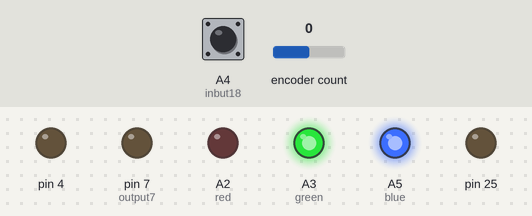
Simulated run of this sketch. Board: Teensy 4. On the bench: output pins drawn as LEDs (lit = HIGH). Inputs (shaded band) come from the test bench; at power-on: A4 (inbut18) HIGH, encoder count 0.

Above: at 1.2 s.
1.3 s: A4 (inbut18) pulled LOW for 0.15 s
At 1.7 s:
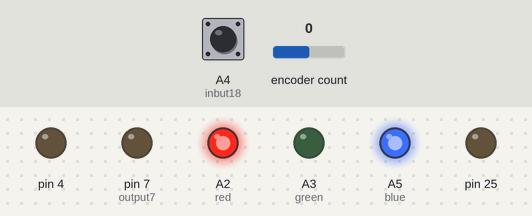
2.9 s: A4 (inbut18) pulled LOW for 1 s
At 4.2 s:
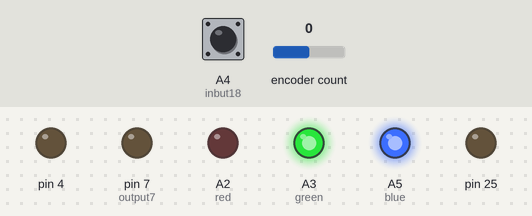
6.9 s: A4 (inbut18) pulled LOW for 3.2 s
At 11.1 s:
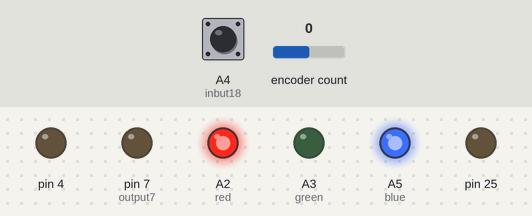
Timing chart, 0 to 12.6 s (numbered marks = the images above; inputs shaded):
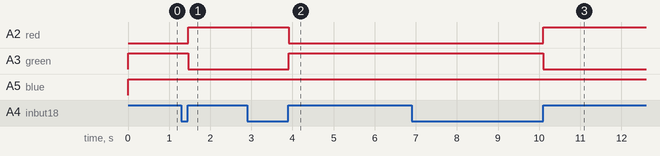

The sketch:

encoder-midi-7.ino
```cpp
/* Encoder Library -
 * http://www.pjrc.com/teensy/td_libs_Encoder.html
  */

// this uses a mouse control to very software plugin controls


#include <MIDI.h>
#include <Encoder.h>
long touchON = 0;
long touchOFF = 0;
int delaytime = 0;
int xymove = 0;
int red =16;
int blue =19;
int green =17;

// Change these two numbers to the pins connected to your encoder.
//   Best Performance: both pins have interrupt capability
//   Good Performance: only the first pin has interrupt capability
//   Low Performance:  neither pin has interrupt capability
Encoder myEnc(6,8);
//   avoid using pins with LEDs attached
int inbut18 = 18;
boolean prevState;
long val = 2;
 int mode = 0;
long  Knob = 0;
int output7 = 7;


void setup() {
 // pinMode(8, INPUT);
 // pinMode(6, INPUT);
  pinMode(4, OUTPUT);
  pinMode(7, OUTPUT);
pinMode(18, INPUT);
pinMode(20, INPUT);
pinMode(25, OUTPUT);
pinMode(red, OUTPUT);
pinMode(blue, OUTPUT);
pinMode(green, OUTPUT);
digitalWrite (output7,LOW);
digitalWrite (4,LOW);
//Serial.begin(9600);
// Mouse.begin();
digitalWrite (25,LOW);
}
const int channel = 16;
int controller7 = 7; // 7 = volume


void loop() {

digitalWrite (output7,LOW);
digitalWrite (4,LOW);


if (digitalRead(inbut18)==LOW){
  prevState=LOW;

}

if (digitalRead(18)==HIGH&&prevState==LOW){
 usbMIDI.sendNoteOn(60, 127, channel);  // 60 = C4
  prevState=HIGH;
 val=val*2;
  if (val>4)
    val=2;

}
  if (val==2){
    digitalWrite(red, HIGH);
    digitalWrite(blue, HIGH);
    digitalWrite(green, LOW);


  }
  else if (val==8){
    digitalWrite(red, HIGH);
    digitalWrite(blue, LOW);
    digitalWrite(green, HIGH);
  }
  else if (val==4){
    digitalWrite(red, LOW);
    digitalWrite(blue, HIGH);
    digitalWrite(green, HIGH);
  }

//Serial.print

long Knob = myEnc.read();

if (Knob  < 1 ){
Knob = 0;
  myEnc.write(0);
}

if (Knob  >126 ){
Knob = 127;
myEnc.write(127);
}

delay(10);

if (Knob == myEnc.read()){

}


 if (Knob < myEnc.read()){
 usbMIDI.sendControlChange(controller7, Knob, channel);
 Serial.println (Knob);
 }
else if (Knob > myEnc.read()){
 usbMIDI.sendControlChange(controller7, Knob, channel);
 Serial.println (Knob);
 }


delay (10);


}
```

Measured:
- after the input at 1.3 s, A2 (red): LOW → HIGH after 0.16 s; A3 (green): HIGH → LOW after 0.16 s
- after the input at 2.9 s, A2 (red): HIGH → LOW after 1.0 s; A3 (green): LOW → HIGH after 1.0 s
- after the input at 6.9 s, A2 (red): LOW → HIGH after 3.2 s; A3 (green): HIGH → LOW after 3.2 s
